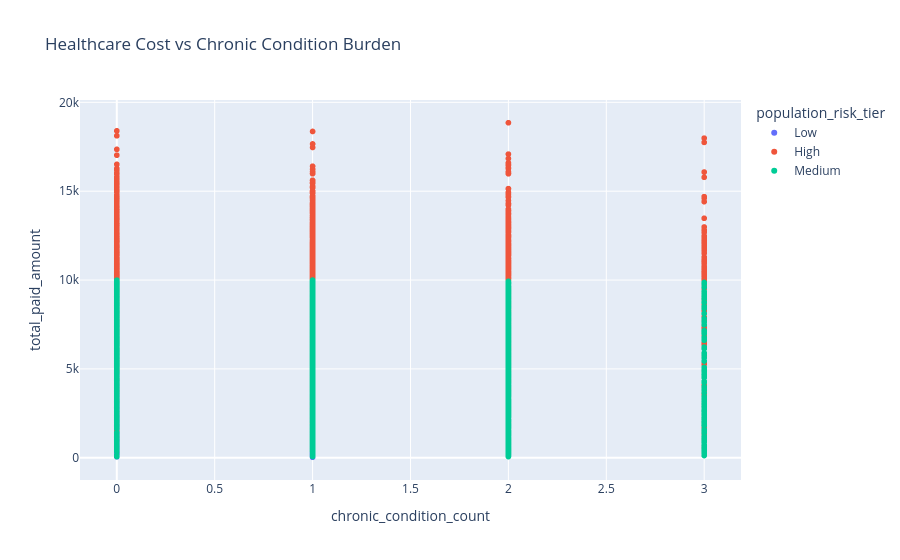

Source (notebook cell):
### Code cell
fig = px.scatter(
    risk_df,
    x="chronic_condition_count",
    y="total_paid_amount",
    color="population_risk_tier",
    title="Healthcare Cost vs Chronic Condition Burden",
    hover_data=[
        "member_id",
        "engagement_status"
    ]
)

fig.show()

### Figure 1 — Plotly figure (JSON) as saved in the notebook; plotly's stock layout.template omitted (floating-point values rounded to 4 significant figures; data arrays with more than 128 entries replaced by an {"elided": "..."} marker saying what was removed)
{"data": [{"customdata": {"elided": "1009x2 mixed values"}, "hovertemplate": "population_risk_tier=Low<br>chronic_condition_count=%{x}<br>total_paid_amount=%{y}<br>member_id=%{customdata[0]}<br>engagement_status=%{customdata[1]}<extra></extra>", "legendgroup": "Low", "marker": {"color": "#636efa", "symbol": "circle"}, "mode": "markers", "name": "Low", "showlegend": true, "type": "scattergl", "x": {"elided": "1009 int values"}, "xaxis": "x", "y": {"elided": "1009 float values"}, "yaxis": "y"}, {"customdata": {"elided": "1641x2 mixed values"}, "hovertemplate": "population_risk_tier=High<br>chronic_condition_count=%{x}<br>total_paid_amount=%{y}<br>member_id=%{customdata[0]}<br>engagement_status=%{customdata[1]}<extra></extra>", "legendgroup": "High", "marker": {"color": "#EF553B", "symbol": "circle"}, "mode": "markers", "name": "High", "showlegend": true, "type": "scattergl", "x": {"elided": "1641 int values"}, "xaxis": "x", "y": {"elided": "1641 float values"}, "yaxis": "y"}, {"customdata": {"elided": "2350x2 mixed values"}, "hovertemplate": "population_risk_tier=Medium<br>chronic_condition_count=%{x}<br>total_paid_amount=%{y}<br>member_id=%{customdata[0]}<br>engagement_status=%{customdata[1]}<extra></extra>", "legendgroup": "Medium", "marker": {"color": "#00cc96", "symbol": "circle"}, "mode": "markers", "name": "Medium", "showlegend": true, "type": "scattergl", "x": {"elided": "2350 int values"}, "xaxis": "x", "y": {"elided": "2350 float values"}, "yaxis": "y"}], "layout": {"legend": {"title": {"text": "population_risk_tier"}, "tracegroupgap": 0}, "title": {"text": "Healthcare Cost vs Chronic Condition Burden"}, "xaxis": {"anchor": "y", "domain": [0, 1], "title": {"text": "chronic_condition_count"}}, "yaxis": {"anchor": "x", "domain": [0, 1], "title": {"text": "total_paid_amount"}}}}
